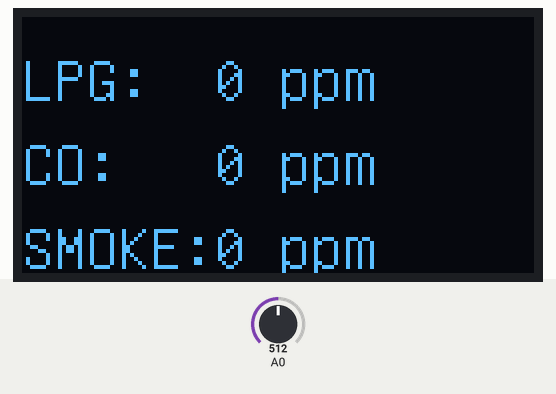
This sketch was run on a simulated Arduino Uno, built with avr-gcc and run on an emulated ATmega328P. Parts: 128×64 one-colour display. The inputs (shaded band) are chosen by the test bench; at power-on: A0 = 512. What the sketch prints to the serial monitor is not drawn.

Above: at 26.1 s.

The sketch:

OLEDDisplay.ino
```cpp
#include "U8glib.h"

/************************Hardware Related Macros************************************/
#define         MQ_PIN                       (0)     //define which analog input channel you are going to use
#define         RL_VALUE                     (5)     //define the load resistance on the board, in kilo ohms
#define         RO_CLEAN_AIR_FACTOR          (9.83)  //RO_CLEAR_AIR_FACTOR=(Sensor resistance in clean air)/RO,
                                                     //which is derived from the chart in datasheet

/***********************Software Related Macros************************************/
#define         CALIBARAION_SAMPLE_TIMES     (50)    //define how many samples you are going to take in the calibration phase
#define         CALIBRATION_SAMPLE_INTERVAL  (500)   //define the time interal(in milisecond) between each samples in the
                                                     //cablibration phase
#define         READ_SAMPLE_INTERVAL         (50)    //define how many samples you are going to take in normal operation
#define         READ_SAMPLE_TIMES            (5)     //define the time interal(in milisecond) between each samples in
                                                     //normal operation

/**********************Application Related Macros**********************************/
#define         GAS_LPG                      (0)
#define         GAS_CO                       (1)
#define         GAS_SMOKE                    (2)

/*****************************Globals***********************************************/
float           LPGCurve[3]  =  {2.3,0.21,-0.47};   //two points are taken from the curve.
                                                    //with these two points, a line is formed which is "approximately equivalent"
                                                    //to the original curve.
                                                    //data format:{ x, y, slope}; point1: (lg200, 0.21), point2: (lg10000, -0.59)
float           COCurve[3]  =  {2.3,0.72,-0.34};    //two points are taken from the curve.
                                                    //with these two points, a line is formed which is "approximately equivalent"
                                                    //to the original curve.
                                                    //data format:{ x, y, slope}; point1: (lg200, 0.72), point2: (lg10000,  0.15)
float           SmokeCurve[3] ={2.3,0.53,-0.44};    //two points are taken from the curve.
                                                    //with these two points, a line is formed which is "approximately equivalent"
                                                    //to the original curve.
                                                    //data format:{ x, y, slope}; point1: (lg200, 0.53), point2: (lg10000,  -0.22)
float           Ro           =  10;                 //Ro is initialized to 10 kilo ohms


// setup u8g object, please remove comment from one of the following constructor calls
// IMPORTANT NOTE: The following list is incomplete. The complete list of supported
// devices with all constructor calls is here: https://github.com/olikraus/u8glib/wiki/device

//U8GLIB_SSD1306_128X64 u8g(U8G_I2C_OPT_NONE|U8G_I2C_OPT_DEV_0);	// I2C / TWI
U8GLIB_SSD1306_128X64 u8g(U8G_I2C_OPT_DEV_0|U8G_I2C_OPT_NO_ACK|U8G_I2C_OPT_FAST);	// Fast I2C / TWI

//U8GLIB_SH1106_128X64 u8g(U8G_I2C_OPT_NONE);	// I2C / TWI
//U8GLIB_SH1106_128X64 u8g(U8G_I2C_OPT_DEV_0|U8G_I2C_OPT_FAST);	// Dev 0, Fast I2C / TWI
//U8GLIB_SH1106_128X64 u8g(U8G_I2C_OPT_NO_ACK);	// Display which does not send ACK

void draw(String lines[]) {
  // graphic commands to redraw the complete screen should be placed here
  u8g.setFont(u8g_font_unifont);
  //u8g.setFont(u8g_font_osb21);
  //u8g.drawStr( 0, 21, "Hello World!");
  for(int i = 0; i < 3; i++) {
    u8g.drawStr(0, 21 * (i + 1), lines[i].c_str());
  }
}

void setup(void) {
  // assign default color value
  if ( u8g.getMode() == U8G_MODE_R3G3B2 ) {
    u8g.setColorIndex(255);     // white
  }
  else if ( u8g.getMode() == U8G_MODE_GRAY2BIT ) {
    u8g.setColorIndex(3);         // max intensity
  }
  else if ( u8g.getMode() == U8G_MODE_BW ) {
    u8g.setColorIndex(1);         // pixel on
  }
  else if ( u8g.getMode() == U8G_MODE_HICOLOR ) {
    u8g.setHiColorByRGB(255,255,255);
  }

  Serial.begin(115200);                               //UART setup, baudrate = 9600bps
  Ro = MQCalibration(MQ_PIN);                       //Calibrating the sensor. Please make sure the sensor is in clean air
                                                    //when you perform the calibration
  Serial.print("Calibration is done...\n");
  Serial.print("Ro=");
  Serial.print(Ro);
  Serial.print("kohm");
  Serial.print("\n");

//  pinMode(8, OUTPUT);
}

void loop(void) {
  String lines[3];
  lines[0] = "LPG:  " + String(MQGetGasPercentage(MQRead(MQ_PIN)/Ro,GAS_LPG)) + " ppm";
  lines[1] = "CO:   " + String(MQGetGasPercentage(MQRead(MQ_PIN)/Ro,GAS_CO)) + " ppm";
  lines[2] = "SMOKE:" + String(MQGetGasPercentage(MQRead(MQ_PIN)/Ro,GAS_SMOKE)) + " ppm";

  // picture loop
  u8g.firstPage();
  do {
    draw(lines);
  } while( u8g.nextPage() );

  // rebuild the picture after some delay
  //delay(50);
   delay(2000);
}

/****************** MQResistanceCalculation ****************************************
Input:   raw_adc - raw value read from adc, which represents the voltage
Output:  the calculated sensor resistance
Remarks: The sensor and the load resistor forms a voltage divider. Given the voltage
         across the load resistor and its resistance, the resistance of the sensor
         could be derived.
************************************************************************************/
float MQResistanceCalculation(int raw_adc)
{
  return ( ((float)RL_VALUE*(1023-raw_adc)/raw_adc));
}

/***************************** MQCalibration ****************************************
Input:   mq_pin - analog channel
Output:  Ro of the sensor
Remarks: This function assumes that the sensor is in clean air. It use
         MQResistanceCalculation to calculates the sensor resistance in clean air
         and then divides it with RO_CLEAN_AIR_FACTOR. RO_CLEAN_AIR_FACTOR is about
         10, which differs slightly between different sensors.
************************************************************************************/
float MQCalibration(int mq_pin)
{
  int i;
  float val=0;

  for (i=0;i<CALIBARAION_SAMPLE_TIMES;i++) {            //take multiple samples
    val += MQResistanceCalculation(analogRead(mq_pin));
    delay(CALIBRATION_SAMPLE_INTERVAL);
  }
  val = val/CALIBARAION_SAMPLE_TIMES;                   //calculate the average value

  val = val/RO_CLEAN_AIR_FACTOR;                        //divided by RO_CLEAN_AIR_FACTOR yields the Ro
                                                        //according to the chart in the datasheet

  return val;
}
/*****************************  MQRead *********************************************
Input:   mq_pin - analog channel
Output:  Rs of the sensor
Remarks: This function use MQResistanceCalculation to caculate the sensor resistenc (Rs).
         The Rs changes as the sensor is in the different consentration of the target
         gas. The sample times and the time interval between samples could be configured
         by changing the definition of the macros.
************************************************************************************/
float MQRead(int mq_pin)
{
  int i;
  float rs=0;

  for (i=0;i<READ_SAMPLE_TIMES;i++) {
    rs += MQResistanceCalculation(analogRead(mq_pin));
    delay(READ_SAMPLE_INTERVAL);
  }

  rs = rs/READ_SAMPLE_TIMES;

  return rs;
}

/*****************************  MQGetGasPercentage **********************************
Input:   rs_ro_ratio - Rs divided by Ro
         gas_id      - target gas type
Output:  ppm of the target gas
Remarks: This function passes different curves to the MQGetPercentage function which
         calculates the ppm (parts per million) of the target gas.
************************************************************************************/
int MQGetGasPercentage(float rs_ro_ratio, int gas_id)
{
  if ( gas_id == GAS_LPG ) {
     return MQGetPercentage(rs_ro_ratio,LPGCurve);
  } else if ( gas_id == GAS_CO ) {
     return MQGetPercentage(rs_ro_ratio,COCurve);
  } else if ( gas_id == GAS_SMOKE ) {
     return MQGetPercentage(rs_ro_ratio,SmokeCurve);
  }

  return 0;
}

/*****************************  MQGetPercentage **********************************
Input:   rs_ro_ratio - Rs divided by Ro
         pcurve      - pointer to the curve of the target gas
Output:  ppm of the target gas
Remarks: By using the slope and a point of the line. The x(logarithmic value of ppm)
         of the line could be derived if y(rs_ro_ratio) is provided. As it is a
         logarithmic coordinate, power of 10 is used to convert the result to non-logarithmic
         value.
************************************************************************************/
int  MQGetPercentage(float rs_ro_ratio, float *pcurve)
{
  return (pow(10,( ((log(rs_ro_ratio)-pcurve[1])/pcurve[2]) + pcurve[0])));
}
```
